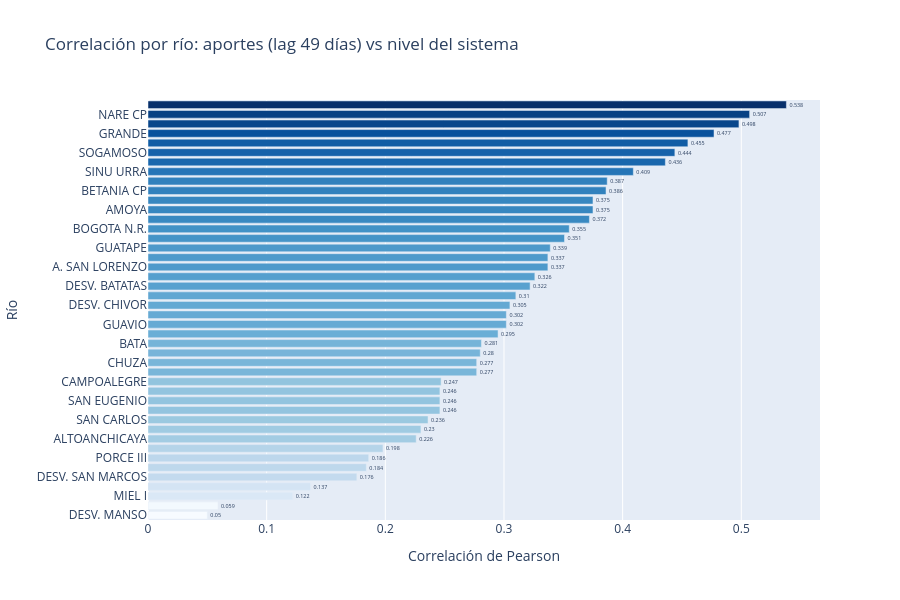

This figure's notebook cell:
### Code cell
# ── Correlación por río individual (lag=49 días) ──────────────────────────────
df_rios = con.execute("""
    SELECT
        fecha,
        rio,
        valor_kwh / 1e6 AS aportes_gwh
    FROM aportes_energia
    ORDER BY fecha, rio
""").df()

df_rios["fecha"] = pd.to_datetime(df_rios["fecha"])

rios = df_rios["rio"].unique()
resultados_rios = []

for rio in rios:
    df_rio = df_rios[df_rios["rio"] == rio][["fecha", "aportes_gwh"]].copy()
    df_rio = df_rio.merge(df_sistema, on="fecha", how="inner")
    
    # Lag óptimo encontrado: 49 días
    df_rio["aportes_lag49"] = df_rio["aportes_gwh"].shift(49)
    df_rio = df_rio.dropna()
    
    if len(df_rio) < 100:  # ignorar ríos con pocos datos
        continue
    
    corr = df_rio[["aportes_lag49", "pct_sistema"]].corr().loc["aportes_lag49", "pct_sistema"]
    media_aportes = df_rio["aportes_gwh"].mean()
    
    resultados_rios.append({
        "rio": rio,
        "correlacion_lag49": round(corr, 3),
        "aporte_medio_gwh": round(media_aportes, 1),
    })

df_rios_corr = pd.DataFrame(resultados_rios).sort_values("correlacion_lag49", ascending=False)

fig = px.bar(
    df_rios_corr,
    x="correlacion_lag49",
    y="rio",
    orientation="h",
    title="Correlación por río: aportes (lag 49 días) vs nivel del sistema",
    labels={"correlacion_lag49": "Correlación de Pearson", "rio": "Río"},
    color="correlacion_lag49",
    color_continuous_scale="Blues",
    text="correlacion_lag49",
)

fig.update_traces(textposition="outside")
fig.update_layout(height=600, coloraxis_showscale=False, yaxis={"categoryorder": "total ascending"})
fig.show()

print(df_rios_corr.to_string(index=False))

### Figure 1 — Plotly figure (JSON) as saved in the notebook; plotly's stock layout.template omitted (floating-point values rounded to 4 significant figures)
{"data": [{"hovertemplate": "Correlación de Pearson=%{marker.color}<br>Río=%{y}<extra></extra>", "legendgroup": "", "marker": {"color": [0.538, 0.507, 0.498, 0.477, 0.455, 0.444, 0.436, 0.409, 0.387, 0.386, 0.375, 0.375, 0.372, 0.355, 0.351, 0.339, 0.337, 0.337, 0.326, 0.322, 0.31, 0.305, 0.302, 0.302, 0.295, 0.281, 0.28, 0.277, 0.277, 0.247, 0.246, 0.246, 0.246, 0.236, 0.23, 0.226, 0.198, 0.186, 0.184, 0.176, 0.137, 0.122, 0.059, 0.05], "coloraxis": "coloraxis", "pattern": {"shape": ""}}, "name": "", "orientation": "h", "showlegend": false, "text": [0.538, 0.507, 0.498, 0.477, 0.455, 0.444, 0.436, 0.409, 0.387, 0.386, 0.375, 0.375, 0.372, 0.355, 0.351, 0.339, 0.337, 0.337, 0.326, 0.322, 0.31, 0.305, 0.302, 0.302, 0.295, 0.281, 0.28, 0.277, 0.277, 0.247, 0.246, 0.246, 0.246, 0.236, 0.23, 0.226, 0.198, 0.186, 0.184, 0.176, 0.137, 0.122, 0.059, 0.05], "textposition": "outside", "type": "bar", "x": [0.538, 0.507, 0.498, 0.477, 0.455, 0.444, 0.436, 0.409, 0.387, 0.386, 0.375, 0.375, 0.372, 0.355, 0.351, 0.339, 0.337, 0.337, 0.326, 0.322, 0.31, 0.305, 0.302, 0.302, 0.295, 0.281, 0.28, 0.277, 0.277, 0.247, 0.246, 0.246, 0.246, 0.236, 0.23, 0.226, 0.198, 0.186, 0.184, 0.176, 0.137, 0.122, 0.059, 0.05], "xaxis": "x", "y": ["ESCUELA DE MINAS", "NARE CP", "QUEBRADONA", "GRANDE", "NARE", "SOGAMOSO", "GUADALUPE", "SINU URRA", "CONCEPCION", "BETANIA CP", "AMOYA", "ITUANGO", "PORCE2 CP", "BOGOTA N.R.", "CARLOS LLERAS", "GUATAPE", "A. SAN LORENZO", "DESV. GUARINO", "TENCHE", "DESV. BATATAS", "CALIMA", "DESV. CHIVOR", "GUAVIO", "DIGUA", "ESTRELLA", "BATA", "EL QUIMBO", "CUCUANA", "CHUZA", "CAMPOALEGRE", "FLORIDA II", "SAN EUGENIO", "SAN FRANCISCO", "SAN CARLOS", "DESV. EEPPM (NEC,PAJ,DOL)", "ALTOANCHICAYA", "CHINCHINA", "PORCE III", "CAUCA SALVAJINA", "DESV. SAN MARCOS", "PRADO", "MIEL I", "SAN MIGUEL", "DESV. MANSO"], "yaxis": "y"}], "layout": {"barmode": "relative", "coloraxis": {"autocolorscale": false, "colorbar": {"title": {"text": "Correlación de Pearson"}}, "colorscale": [[0, "rgb(247,251,255)"], [0.125, "rgb(222,235,247)"], [0.25, "rgb(198,219,239)"], [0.375, "rgb(158,202,225)"], [0.5, "rgb(107,174,214)"], [0.625, "rgb(66,146,198)"], [0.75, "rgb(33,113,181)"], [0.875, "rgb(8,81,156)"], [1, "rgb(8,48,107)"]], "showscale": false}, "height": 600, "legend": {"tracegroupgap": 0}, "title": {"text": "Correlación por río: aportes (lag 49 días) vs nivel del sistema"}, "xaxis": {"anchor": "y", "domain": [0, 1], "title": {"text": "Correlación de Pearson"}}, "yaxis": {"anchor": "x", "categoryorder": "total ascending", "domain": [0, 1], "title": {"text": "Río"}}}}
